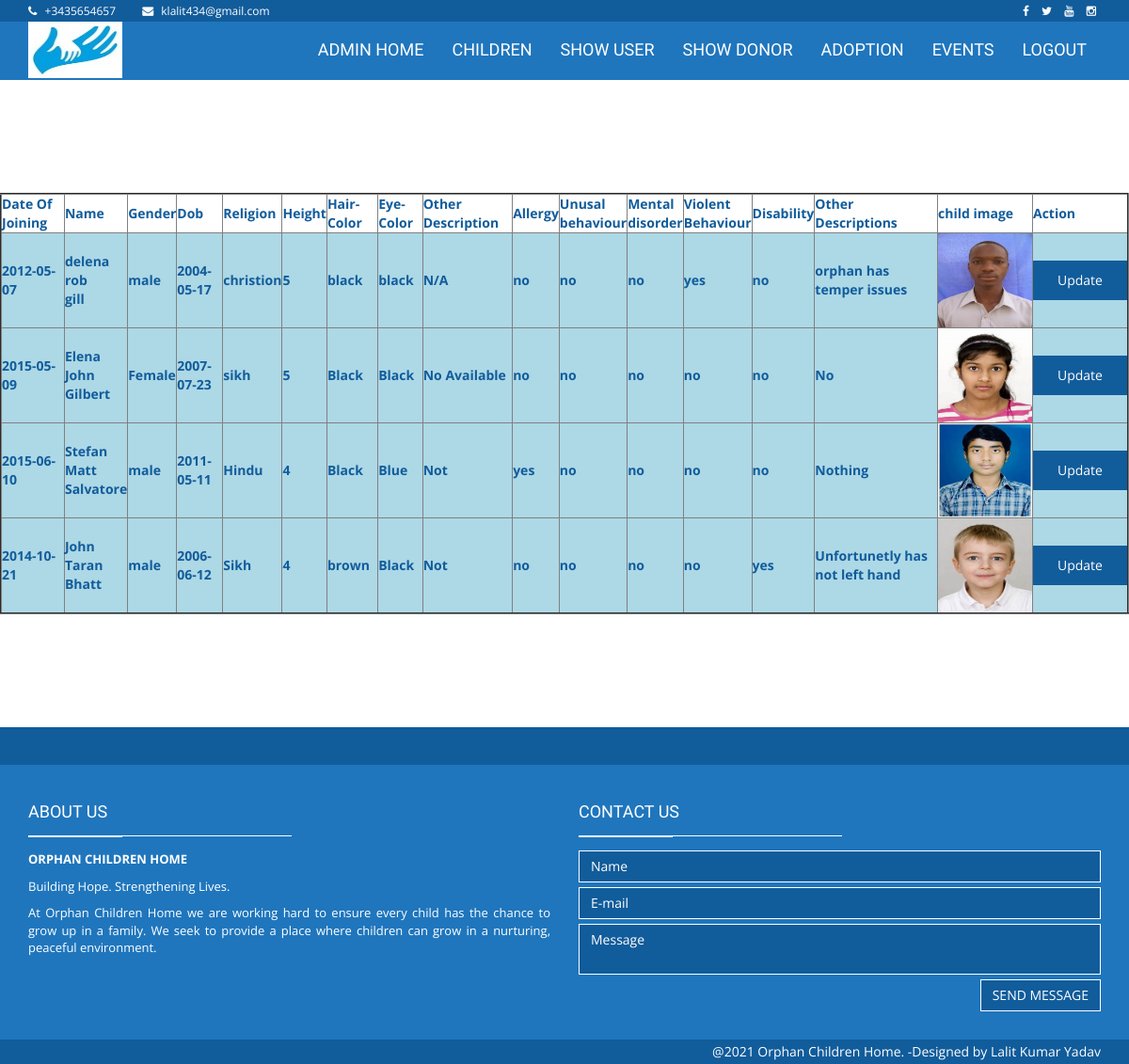
/updatechildren/, run on the app's committed database.
### orphanagedata/models.py (models this page shows, shortened)
class NewOrphan(models.Model):
    p_id = models.AutoField( primary_key= True )
    orphanid=models.CharField(max_length=100)
    dateofjoining=models.CharField(max_length=100)
    firstname=models.CharField(max_length=100)
    middlename=models.CharField(max_length=100)
    lastname=models.CharField(max_length=100)
    gender=models.CharField(max_length=100)
    dob=models.CharField(max_length=100)
    religion=models.CharField(max_length=100)
    height=models.CharField(max_length=100)
    haircolor=models.CharField(max_length=100)
    eyecolor=models.CharField(max_length=100)
    otherdescription=models.CharField(max_length=100)
    y1=models.CharField(max_length=100)
    y2=models.CharField(max_length=100)
    y3=models.CharField(max_length=100)
    y4=models.CharField(max_length=100)
    y5=models.CharField(max_length=100)
    otherdescriptions=models.CharField(max_length=100)
    childimage=models.ImageField(upload_to='childimages/')

### orphanagedata/views.py (the view)
# urls.py: path('updatechildren/', views.updatechildren),
def updatechildren(request):
    data=NewOrphan.objects.all()
    return render(request,'template/updatechildren.html',{"alldata":data})

### orphanagedata/template/updatechildren.html (shortened to what this page needs)
{% load static %}
{% include 'template/adminheader.html' %}
{% include 'template/adminmenu.html' %}
<center><table border="2" bgcolor="lightgrey" cellpadding="2px" height="400px" width="100%">
	<tr>
		<th>Date Of Joining</th>
		<th>Name</th>
		<th>Gender</th>
		<th>Dob</th>
		<th>Religion</th>
		<th>Height</th>
		<th>Hair-Color</th>
		<th>Eye-Color</th>
		<th>Other Description</th>
		<th>Allergy</th>
		<th>Unusal<br/>behaviour</th>
		<th>Mental<br/>disorder</th>
		<th>Violent<br/>Behaviour</th>
		<th>Disability</th>
		<th>Other<br/>Descriptions</th>
		<th>child image</th>
		<th>Action</th>
	</tr>
{% for x in alldata %}
		<tr bgcolor="lightblue">
		<th>{{x.dateofjoining}}</th>
		<th>{{x.firstname}}<br/>{{x.middlename}}<br/>{{x.lastname}}</th>
		<th>{{x.gender}}</th>
		<th>{{x.dob}}</th>
		<th>{{x.religion}}</th>
		<th>{{x.height}}</th>
		<th>{{x.haircolor}}</th>
		<th>{{x.eyecolor}}</th>
		<th>{{x.otherdescription}}</th>
		<th>{{x.y1}}</th>
		<th>{{x.y2}}</th>
		<th>{{x.y3}}</th>
		<th>{{x.y4}}</th>
		<th>{{x.y5}}</th>
		<th>{{x.otherdescriptions}}</th>
		<th><img src="{{x.childimage.url}}" height="100" width="100" /></th>
		<th><form action="/updatechildren1/" method="post">
		<button type="submit" class="btn btn-primary">Update</button>
		</form>
		</th>
	</tr>
{% endfor %}
</table></center>
{% include 'template/adminfooter.html' %}

### orphanagedata/static/assets/css/style.css (style rules this page uses)
.btn-primary { background: #115c9b; border: none; border-radius: 0; padding: 10px 25px; border: 1px solid transparent; -moz-transition: all, 0.3s; -o-transition: all, 0.3s; -webkit-transition: all, 0.3s; transition: all, 0.3s; }

### data on the page
NewOrphan: dateofjoining "2012-05-07", firstname "delena", middlename "rob", lastname "gill", gender "male", dob "2004-05-17", religion "christion", height "5", haircolor "black", eyecolor "black", otherdescription "N/A", y1 "no", y2 "no", y3 "no", y4 "yes", y5 "no", otherdescriptions "orphan has temper issues", childimage (picture)
NewOrphan: dateofjoining "2015-05-09", firstname "Elena", middlename "John", lastname "Gilbert", gender "Female", dob "2007-07-23", religion "sikh", height "5", haircolor "Black", eyecolor "Black", otherdescription "No Available", y1 "no", y2 "no", y3 "no", y4 "no", y5 "no", otherdescriptions "No", childimage (picture)
NewOrphan: dateofjoining "2015-06-10", firstname "Stefan", middlename "Matt", lastname "Salvatore", gender "male", dob "2011-05-11", religion "Hindu", height "4", haircolor "Black", eyecolor "Blue", otherdescription "Not", y1 "yes", y2 "no", y3 "no", y4 "no", y5 "no", otherdescriptions "Nothing", childimage (picture)
NewOrphan: dateofjoining "2014-10-21", firstname "John", middlename "Taran", lastname "Bhatt", gender "male", dob "2006-06-12", religion "Sikh", height "4", haircolor "brown", eyecolor "Black", otherdescription "Not", y1 "no", y2 "no", y3 "no", y4 "no", y5 "yes", otherdescriptions "Unfortunetly has not left hand", childimage (picture)
